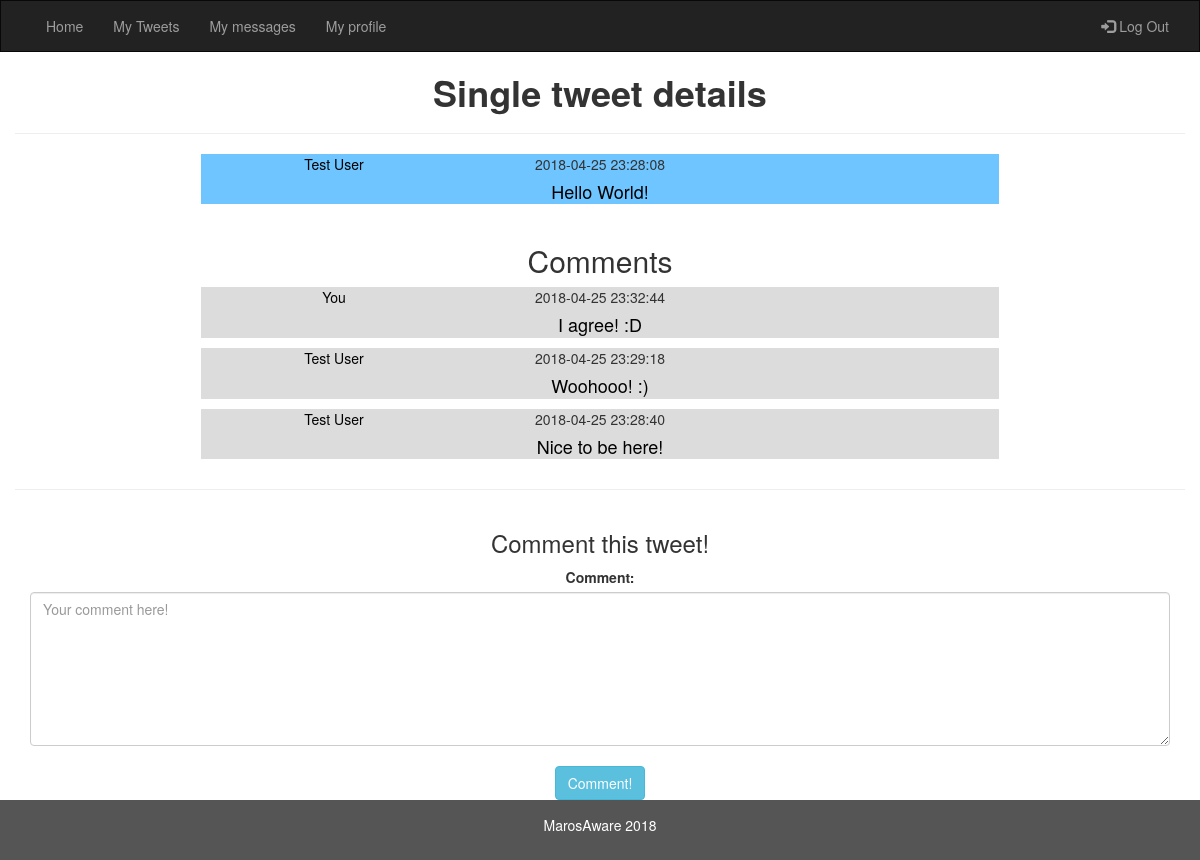
/single_tweet.php?tweetId=1 (signed in), run on the app's committed database.
### tables this page shows
CREATE TABLE `Tweets` (
  `id` int(11) NOT NULL AUTO_INCREMENT,
  `userId` int(11) NOT NULL,
  `text` varchar(142) NOT NULL,
  `creationDate` datetime NOT NULL,
  PRIMARY KEY (`id`),
  UNIQUE KEY `id_UNIQUE` (`id`),
  KEY `userId` (`userId`),
  CONSTRAINT `Tweets_ibfk_1` FOREIGN KEY (`userId`) REFERENCES `Users` (`id`) ON DELETE CASCADE
);

CREATE TABLE `Users` (
  `id` int(11) NOT NULL AUTO_INCREMENT,
  `email` varchar(255) NOT NULL,
  `username` varchar(255) NOT NULL,
  `hash_pass` varchar(60) NOT NULL,
  PRIMARY KEY (`id`),
  UNIQUE KEY `email` (`email`),
  UNIQUE KEY `id_UNIQUE` (`id`)
);

CREATE TABLE `Comments` (
  `id` int(11) NOT NULL AUTO_INCREMENT,
  `userId` int(11) NOT NULL,
  `postId` int(11) NOT NULL,
  `creation_date` datetime NOT NULL,
  `text` varchar(62) NOT NULL,
  PRIMARY KEY (`id`),
  UNIQUE KEY `id_UNIQUE` (`id`),
  KEY `userId` (`userId`),
  KEY `postId` (`postId`),
  CONSTRAINT `Comments_ibfk_1` FOREIGN KEY (`userId`) REFERENCES `Users` (`id`) ON DELETE CASCADE,
  CONSTRAINT `Comments_ibfk_2` FOREIGN KEY (`postId`) REFERENCES `Tweets` (`id`) ON DELETE CASCADE
);

### src/Database.php (called while the page is built, shortened)
<?php
class Database
{
    private static
        $username = 'root',
        $password = 'coderslab',
        $host = 'localhost',
        $database = 'Twitter',
        $dbObj = null;
    public static function connect()
    {
        try {
            if (!isset(self::$dbObj) OR self::$dbObj === null) {
                self::$dbObj =
                    new PDO('mysql:host=' . self::$host . ';dbname=' . self::$database, self::$username, self::$password);
                self::$dbObj->setAttribute(PDO::ATTR_ERRMODE, PDO::ERRMODE_EXCEPTION);
            }
            return self::$dbObj;
        } catch(PDOException $e) {
            echo 'Database connection failed. Error msg: '. $e->getMessage();
        }
    }
}

### src/Tweet.php (called while the page is built, shortened)
<?php
class Tweet
{
    private $id, $userId, $text, $creationDate;
    public function __construct()
    {
        $this->id = -1;
        $this->userId = "";
        $this->text = "";
        $this->creationDate = "";
    }
    public static function loadTweetById(PDO $conn, $id)
    {
        $stmt = $conn->prepare('SELECT * FROM Tweets WHERE id=:id');
        $result = $stmt->execute(['id' => $id]);
        if ($result === true && $stmt->rowCount() > 0) {
            $row = $stmt->fetch(PDO::FETCH_ASSOC);
            $loadedTweet = new Tweet();
            $loadedTweet->id = $row['id'];
            $loadedTweet->userId = $row['userId'];
            $loadedTweet->text = $row['text'];
            $loadedTweet->creationDate = $row['creationDate'];
            return $loadedTweet;
        }
        return null;
    }
    public function getId()
    {
        return $this->id;
    }
    public function getUserId()
    {
        return $this->userId;
    }
    public function getText()
    {
        return $this->text;
    }
    public function getCreationDate()
    {
        return $this->creationDate;
    }
}

### src/User.php (called while the page is built, shortened)
<?php
class User
{
    public static function getUserNameById(PDO $conn, $userId)
    {
        $stmt = $conn->prepare('SELECT username FROM Users WHERE id=:userId');
        $result = $stmt->execute(['userId' => $userId]);
        if ($result === true && $stmt->rowCount() > 0) {
            $row = $stmt->fetch(PDO::FETCH_ASSOC);
            return $row['username'];
        } else {
            return false;
        }
    }
}

### src/Comment.php (called while the page is built, shortened)
<?php
class Comment
{
    private $id, $userId, $postId, $creation_date, $text;
    public function __construct()
    {
        $this->id = -1;
        $this->userId = "";
        $this->creation_date = "";
        $this->text = "";
    }
    public static function loadAllCommentsByPostId(PDO $conn, $postId)
    {
        $allComments = [];
        $stmt = $conn->prepare('SELECT * FROM Comments WHERE postId=:postId ORDER BY id DESC');
        $result = $stmt->execute(['postId' => $postId]);
        if ($result === true && $stmt->rowCount() > 0) {
            while ($row = $stmt->fetch(PDO::FETCH_ASSOC)) {
                $loadedComment = new Comment();
                $loadedComment->id = $row['id'];
                $loadedComment->userId = $row['userId'];
                $loadedComment->postId = $row['postId'];
                $loadedComment->text = $row['text'];
                $loadedComment->creation_date = $row['creation_date'];
                $allComments[] = $loadedComment;
            }
        }
        return $allComments;
    }
    public function getId()
    {
        return $this->id;
    }
    public function getUserId()
    {
        return $this->userId;
    }
    public function getText()
    {
        return $this->text;
    }
    public function getCreation_date()
    {
        return $this->creation_date;
    }
}

### public/single_tweet.php (the view, shortened to what this page needs)
<?php
require (__DIR__ . '/../src/Database.php');
require (__DIR__ . '/../src/User.php');
require (__DIR__ . '/../src/Tweet.php');
require (__DIR__ . '/../src/Comment.php');
$loggedUser = $_SESSION['userId'];
if ($_SERVER['REQUEST_METHOD'] === 'GET' && isset($_GET['tweetId'])) {
    $tweet = Tweet::loadTweetById(Database::connect(), $_GET['tweetId']);
    $comments = Comment::loadAllCommentsByPostId(Database::connect(), $_GET['tweetId']);
}
?>
<!DOCTYPE html>
<html lang="en">
<head>
    <link rel="stylesheet" href="https://maxcdn.bootstrapcdn.com/bootstrap/3.3.7/css/bootstrap.min.css">
    <link rel="stylesheet" href="../src/css/style.css">
</head>
<body>
<nav class="navbar navbar-inverse">
    <div class="container-fluid">
        <div class="collapse navbar-collapse" id="myNavbar">
            <ul class="nav navbar-nav">
                <li><a href="home.php">Home</a></li>
                <li><a href="user.php?id=<?php echo $_SESSION['userId']; ?>">My Tweets</a></li>
                <li><a href="messages.php">My messages</a></li>
                <li><a href="profile.php">My profile</a></li>
            </ul>
            <ul class="nav navbar-nav navbar-right">
                <li><a href="logout.php"><span class="glyphicon glyphicon-log-in"></span> Log Out</a></li>
            </ul>
        </div>
    </div>
</nav>
<div class="container-fluid text-center">
    <div class="row content">
        <div class="col-sm-12 text-left">
            <div class="center">
                <h1><b>Single tweet details</b></h1>
            </div>
            <hr>
            <div class="container">
            <div class="row">
                <div class="col-sm-12">
                        <?php
                        if(isset($tweet)) {
                            $tweetBy = $tweet->getUserId() != $loggedUser ?
                                User::getUserNameById(Database::connect(), $tweet->getUserId())
                                : 'You';
                            ?>
                            <div class="single-tweet">
                                <div class="col-sm-4">
                                    <span class="single-tweet--author"><?php echo "<a href='user.php?id={$tweet->getUserId()}'>$tweetBy</a>"?></span>
                                </div>
                                <div class="col-sm-4">
                                    <span class="single-tweet--date"><?php echo $tweet->getCreationDate(); ?></span>
                                </div>
                                <div class="col-sm-12 single-tweet--content">
                                    <a href='single_tweet.php?tweetId=<?php echo $tweet->getId(); ?>'><?php echo $tweet->getText(); ?></a>
                                </div>
                            </div>
                        <?php    } ?>
                    </div>
                </div>
            </div>
            <div class="container">
                <div class="row">
                    <div class="col-sm-12">
                        <div class="row">
                            <div class="col-sm-12">
                                <div class="description">
                                    <div class="description__header">
                                        <h2>Comments</h2>
                                    </div>
                                </div>
                            </div>
                        </div>
                        <?php
                        if(isset($comments)) {
                            foreach ($comments as $comment) {
                                $commentBy = $comment->getUserId() != $loggedUser ?
                                    User::getUserNameById(Database::connect(), $comment->getUserId())
                                    : 'You';
                                ?>
                                <div class="single-comment">
                                    <div class="col-sm-4">
                                        <span class="single-comment--author"><?php echo "<a href='user.php?id={$comment->getUserId()}'>$commentBy</a>" ?></span>
                                    </div>
                                    <div class="col-sm-4">
                                        <span class="single-comment--date"><?php echo $comment->getCreation_date(); ?></span>
                                    </div>
                                    <div class="col-sm-12 single-comment--content">
                                        <a href='single_tweet.php?tweetId=<?php echo $comment->getId(); ?>'><?php echo $comment->getText(); ?></a>
                                    </div>
                                </div>
                            <?php }
                        }
                        ?>
                    </div>
                </div>
            </div>
            <hr>
            <div class="container">
                <div class="center">
                    <h3>Comment this tweet!</h3>
                    <?php
                    if (isset($_GET['tweetId'])) { ?>
                        <form action="single_tweet.php?tweetId=<?php echo $_GET['tweetId']; ?>" method="post" role="form">
                            <label for="text">Comment:</label><br>
                            <textarea class="form-control" name="text" cols="50" rows="7" id="text" maxlength="60" placeholder="Your comment here!"></textarea><br>
                            <input class="btn btn-info" type="submit" value="Comment!">
                        </form>
                    <?php }
                    ?>
                </div>
            </div>
        </div>
    </div>
</div>
<footer class="container-fluid text-center">
    <?php
    $date = new DateTime('now');
    $date = $date->format('Y');
    ?>
    <p>MarosAware <?php echo $date; ?></p>
</footer>
</body>
</html>

### src/css/style.css (style rules this page uses)
.navbar { margin-bottom: 0; border-radius: 0; }
footer { background-color: #555; color: white; padding: 15px; }
.center { text-align:center; }
.single-tweet { background-color: rgba(51, 173, 255, 0.7); width:70%; margin:0 auto 20px auto; text-align:center; }
.single-tweet:after { content: ''; display: table; clear:both; }
.single-tweet--author { color:black; font-weight:300; }
.single-tweet--author a { color:black; }
.single-tweet--date { font-weight:300; }
.single-tweet--content { text-align:center; color:black; margin-top:5px; font-size:1.8rem; }
.single-tweet--content a { color:black; }
.description { width:70%; margin:0 auto; }
.description__header { text-align:center; }
.single-comment { background-color: Gainsboro; width:70%; margin:0 auto 10px auto; text-align:center; }
.single-comment:after { content: ''; display: table; clear:both; }
.single-comment--author { color:black; font-weight:300; }
.single-comment--author a { color:black; }
.single-comment--date { font-weight:300; }
.single-comment--content { text-align:center; color:black; margin-top:5px; font-size:1.8rem; }
.single-comment--content a { color:black; }

### data on the page
tweets: userId.username "Test User", creationDate "2018-04-25 23:28:08", text "Hello World!"
comments: userId "You", creation_date "2018-04-25 23:32:44", text "I agree! :D"
comments: userId.username "Test User", creation_date "2018-04-25 23:29:18", text "Woohooo! :)"
comments: userId.username "Test User", creation_date "2018-04-25 23:28:40", text "Nice to be here!"

### other printed values
$date "2018"
